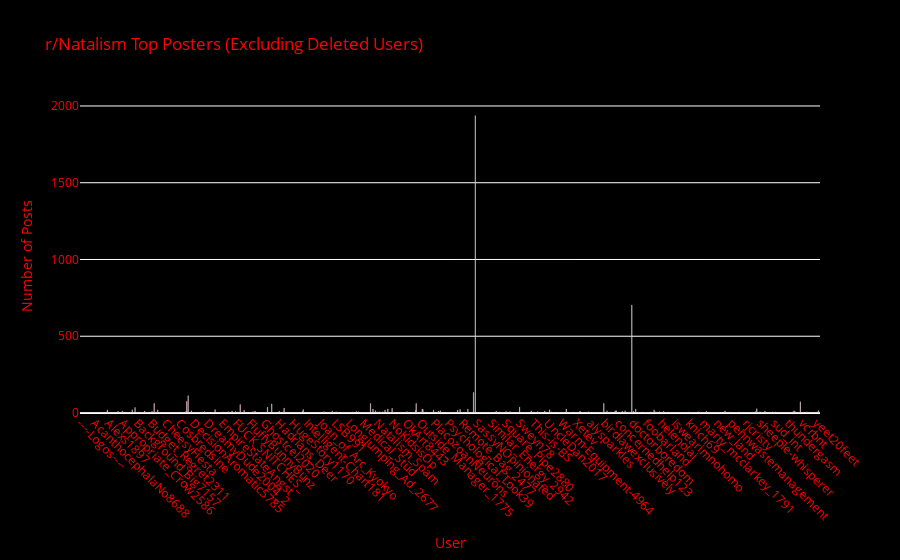

The code cell stored with this chart in its notebook:
### Code cell
post_counts_by_user = natalismPosts_removed_deleted['author'].value_counts().sort_index()

fig = px.bar(
    x=post_counts_by_user.index,
    y=post_counts_by_user.values,
    labels={'x': 'User', 'y': 'Number of Posts'},
    title='r/Natalism Top Posters (Excluding Deleted Users)',
    color_discrete_sequence=['red']
)

fig.update_layout(
    xaxis_title="User",
    yaxis_title="Number of Posts",
    xaxis=dict(
        tickangle=45  # Angle labels for readability
    ),
    hovermode="x unified",
    font_color="red",
    paper_bgcolor="black",
    plot_bgcolor="black"
)

fig.update_traces(
    hovertemplate="User: %{x}<br>Posts: %{y}<extra></extra>"
)

fig.show()

### Figure 1 — Plotly figure (JSON) as saved in the notebook; plotly's stock layout.template omitted (floating-point values rounded to 4 significant figures; data arrays with more than 128 entries replaced by an {"elided": "..."} marker saying what was removed)
{"data": [{"hovertemplate": "User: %{x}<br>Posts: %{y}<extra></extra>", "legendgroup": "", "marker": {"color": "red", "pattern": {"shape": ""}}, "name": "", "orientation": "v", "showlegend": false, "textposition": "auto", "type": "bar", "x": {"elided": "2090 str values"}, "xaxis": "x", "y": {"elided": "2090 int values"}, "yaxis": "y"}], "layout": {"barmode": "relative", "font": {"color": "red"}, "hovermode": "x unified", "legend": {"tracegroupgap": 0}, "paper_bgcolor": "black", "plot_bgcolor": "black", "title": {"text": "r/Natalism Top Posters (Excluding Deleted Users)"}, "xaxis": {"anchor": "y", "domain": [0, 1], "tickangle": 45, "title": {"text": "User"}}, "yaxis": {"anchor": "x", "domain": [0, 1], "title": {"text": "Number of Posts"}}}}
